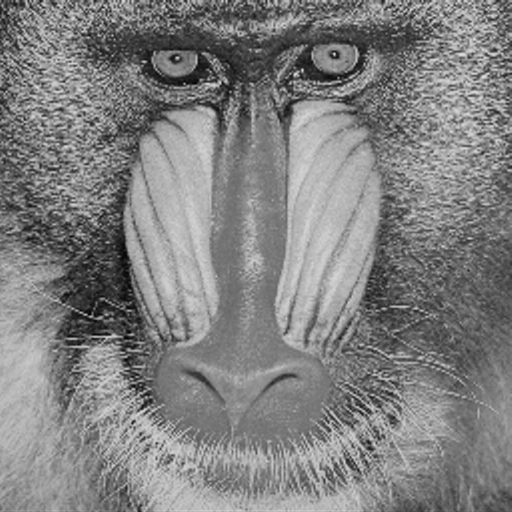
#> input picture Baboon.tif, 512 x 512 px, found by its file name; the run also reads 1 picture not shown here
$ python oplot.py
#> lines starting #> are read from the running program, lines starting #| are printed output that depends on the picture
import cv2
import numpy as np
import matplotlib.pyplot as plt

# Load the cover image and stego image
cover_image = cv2.imread('baboon.tif', cv2.IMREAD_GRAYSCALE)
#> cover_image is the input picture: shape (512, 512); min 0, max 226, mean 128.5
stego_image = cv2.imread('stego_baboon.tiff', cv2.IMREAD_GRAYSCALE)

# Calculate the histograms
cover_hist = cv2.calcHist([cover_image], [0], None, [256], [0, 256])
#> cover_hist = 256 values, max 2952 at index 119, min 0 at index 2, mean 1024
stego_hist = cv2.calcHist([stego_image], [0], None, [256], [0, 256])
#> stego_hist = 256 values, max 3332 at index 119, min 0 at index 2, mean 1024

# Calculate the difference histogram
diff_hist = np.abs(cover_hist - stego_hist)
#> diff_hist = 256 values, max 492 at index 132, min 0 at index 0, mean 197.7

# Plotting the results
fig, axes = plt.subplots(2, 2, figsize=(12, 10))

# Cover Image
axes[0, 0].imshow(cover_image, cmap='gray')
axes[0, 0].set_title('a. Cover Image (X)')
axes[0, 0].axis('off')

# Histogram of Cover Image
axes[0, 1].plot(cover_hist, color='blue')
axes[0, 1].set_title('b. Histogram of Cover Image')
axes[0, 1].set_xlabel('Pixel Intensity')
axes[0, 1].set_ylabel('Frequency')

# Histogram of Stego Image
axes[1, 0].plot(stego_hist, color='blue')
axes[1, 0].set_title('c. Histogram of Stego Image (X\')')
axes[1, 0].set_xlabel('Pixel Intensity')
axes[1, 0].set_ylabel('Frequency')

# Distribution of Differences
axes[1, 1].plot(diff_hist, color='blue')
axes[1, 1].set_title('d. Distribution of Differences')
axes[1, 1].set_xlabel('Pixel Intensity Difference')
axes[1, 1].set_ylabel('Frequency')

plt.tight_layout()
plt.show()
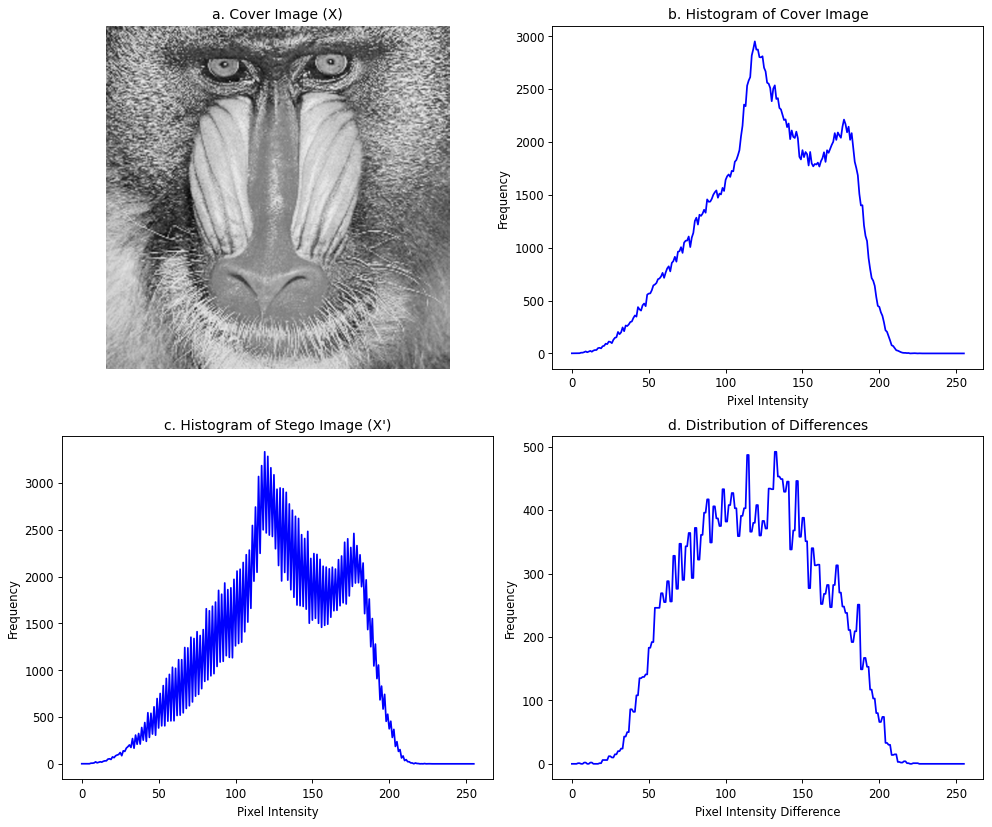
#> figure drawn by matplotlib, 4 panels; panel 2: curve peaks at x = 119, y = 2952; panel 3: curve peaks at x = 119, y = 3332; panel 4: curve peaks at x = 132, y = 492
